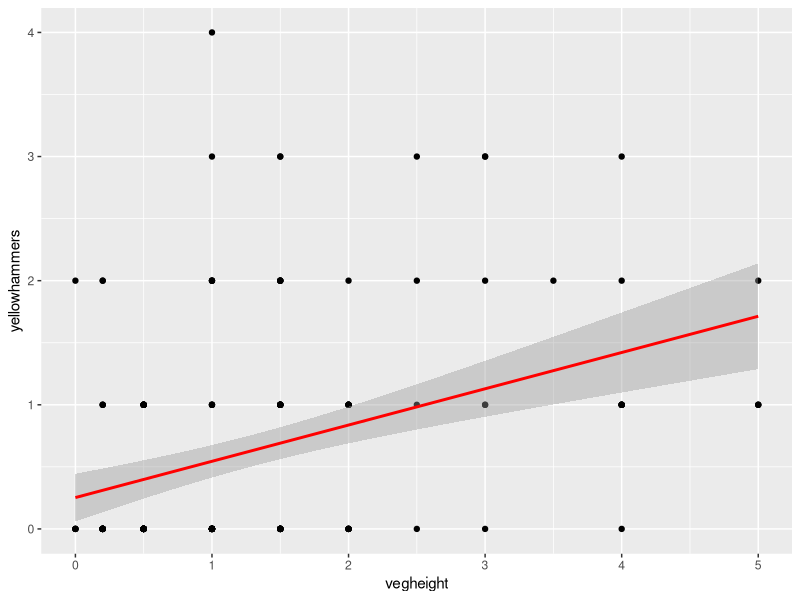
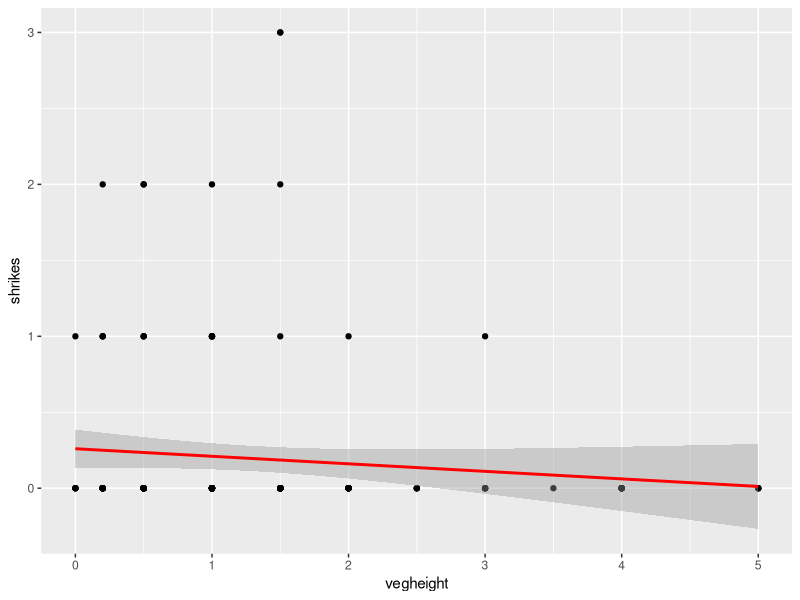
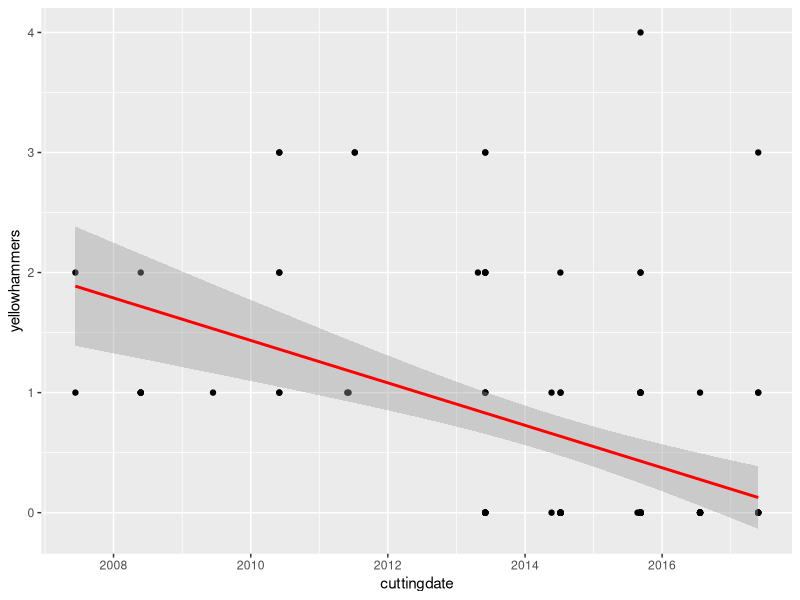
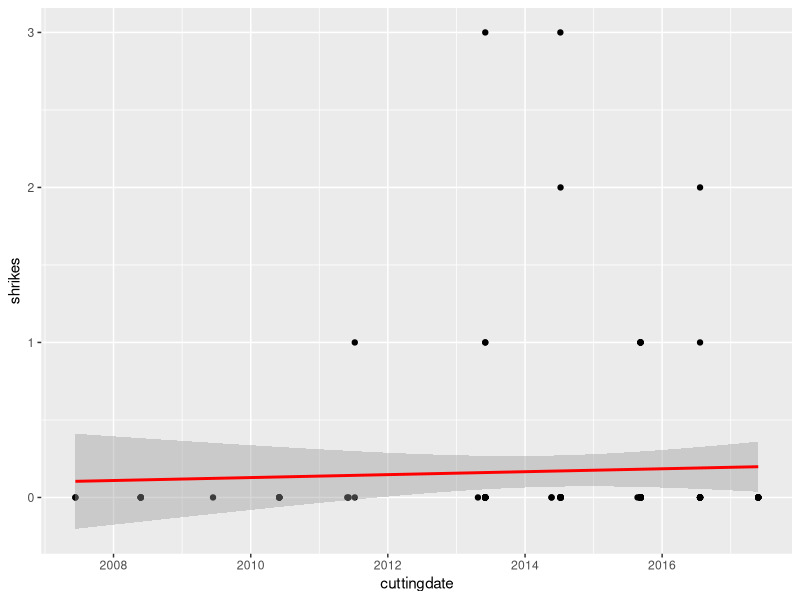
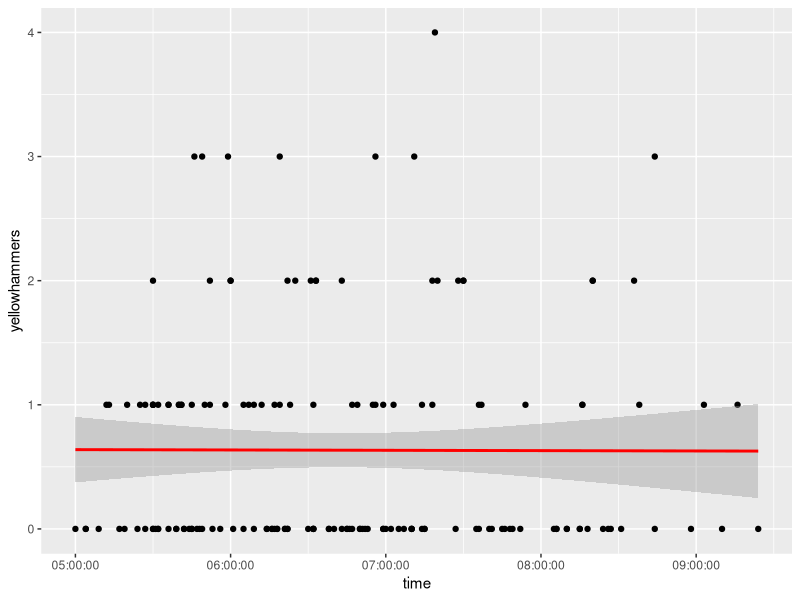
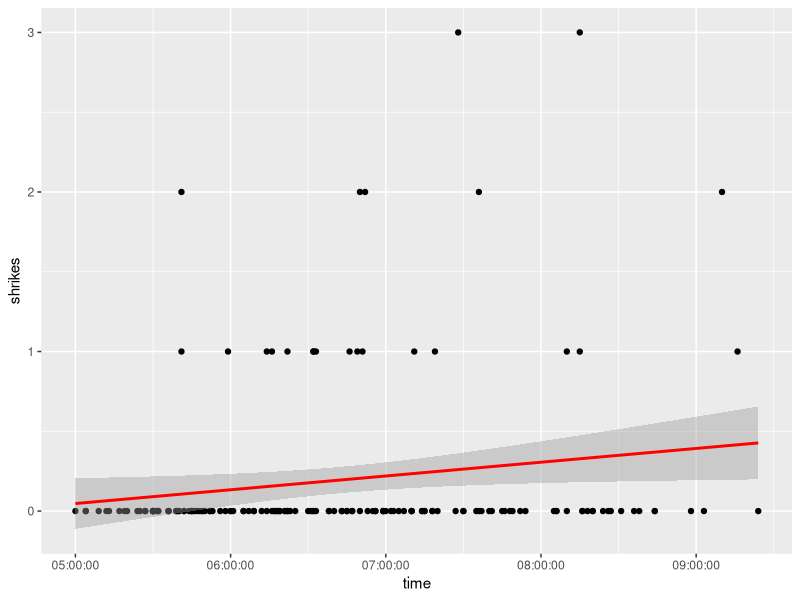
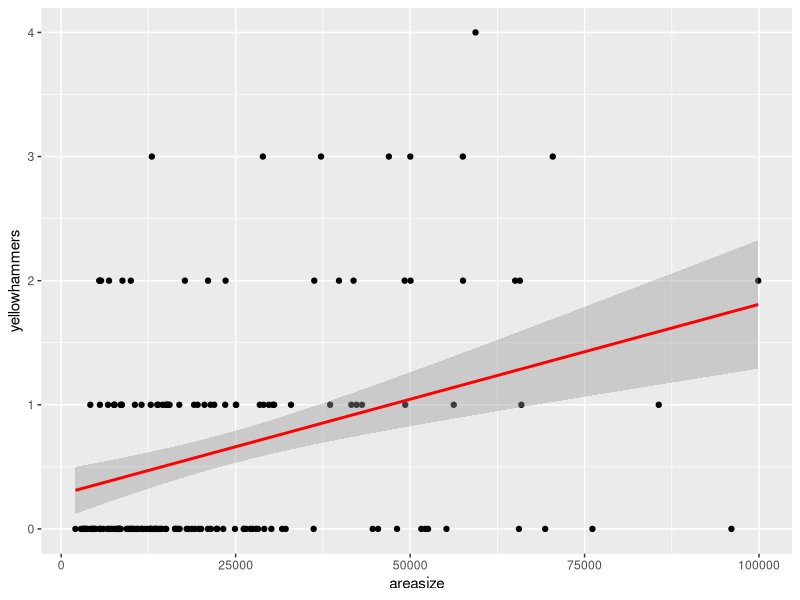
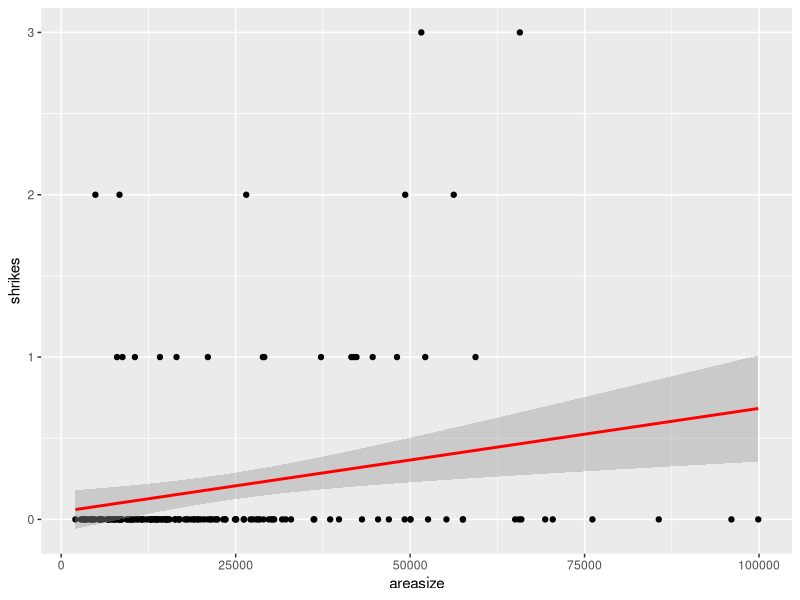

The R source for these figures, in order:
##############
## Packages ##
##############

install.packages("ggplot2")
install.packages("tidyverse")
install.packages("tibble")
install.packages("lubridate")
install.packages("lme4")
library(lubridate)
library(tibble)
library(ggplot2)
library(readr)
library(lme4)

##################
## Loading data ##
##################

observations_by_loc <- read_csv("observations_by_loc.csv",
                                col_types = cols(cuttingdate = col_date(format = "%d/%m/%Y"),
                                date = col_date(format = "%d/%m/%Y"),
                                vegheight = col_number()))

######################
## Data preparation ##
######################

observations_by_loc$yh_occ <- ifelse(observations_by_loc$yellowhammers > 0, 
                                     c("occupied"), c("unoccupied"))
observations_by_loc$rbs_occ <- ifelse(observations_by_loc$shrikes > 0, 
                                     c("occupied"), c("unoccupied"))
######################
## Data exploration ##
######################

# Scatterplots 
##############

# vegetationheight
YHvegH <- ggplot(observations_by_loc, aes(vegheight,yellowhammers))
YHvegH + geom_point() + geom_smooth(method = "lm", colour = "red")
RBSvegH <- ggplot(observations_by_loc, aes(vegheight,shrikes))
RBSvegH + geom_point() + geom_smooth(method = "lm", colour = "red")

# cuttingdate
YHccdate <- ggplot(observations_by_loc, aes(cuttingdate,yellowhammers))
YHccdate + geom_point() + geom_smooth(method = "lm", colour = "red")
RBSccdate <- ggplot(observations_by_loc, aes(cuttingdate,shrikes))
RBSccdate + geom_point() + geom_smooth(method = "lm", colour = "red")

# observation time
YHtime <- ggplot(observations_by_loc, aes(time,yellowhammers))
YHtime + geom_point() + geom_smooth(method = "lm", colour = "red")
RBStime <- ggplot(observations_by_loc, aes(time,shrikes))
RBStime + geom_point() + geom_smooth(method = "lm", colour = "red")

# area size
YHareas <- ggplot(observations_by_loc, aes(areasize,yellowhammers))
YHareas + geom_point() + geom_smooth(method = "lm", colour = "red")
RBSareas <- ggplot(observations_by_loc, aes(areasize,shrikes))
RBSareas + geom_point() + geom_smooth(method = "lm", colour = "red")

# spruce
YHspruce <- ggplot(observations_by_loc, aes(spruce,yellowhammers))
YHspruce + geom_point() + geom_smooth(method = "lm", colour = "red")
RBSspruce <- ggplot(observations_by_loc, aes(spruce,shrikes))
RBSspruce + geom_point() + geom_smooth(method = "lm", colour = "red")

# birch
YHbirch <- ggplot(observations_by_loc, aes(birch,yellowhammers))
YHbirch + geom_point() + geom_smooth(method = "lm", colour = "red")
RBSbirch <- ggplot(observations_by_loc, aes(birch,shrikes))
RBSbirch + geom_point() + geom_smooth(method = "lm", colour = "red")

# grass
YHgrass <- ggplot(observations_by_loc, aes(grass,yellowhammers))
YHgrass + geom_point() + geom_smooth(method = "lm", colour = "red")
RBSgrass <- ggplot(observations_by_loc, aes(grass,shrikes))
RBSgrass + geom_point() + geom_smooth(method = "lm", colour = "red")

# raspberry
YHraspberry <- ggplot(observations_by_loc, aes(raspberry,yellowhammers))
YHraspberry + geom_point() + geom_smooth(method = "lm", colour = "red")
RBSraspberry <- ggplot(observations_by_loc, aes(raspberry,shrikes))
RBSraspberry + geom_point() + geom_smooth(method = "lm", colour = "red")

# stones
YHstones <- ggplot(observations_by_loc, aes(stones,yellowhammers))
YHstones + geom_point() + geom_smooth(method = "lm", colour = "red")
RBSstones <- ggplot(observations_by_loc, aes(stones,shrikes))
RBSstones + geom_point() + geom_smooth(method = "lm", colour = "red")

# Barplots 
##########

# trees
YHtrees <- ggplot(observations_by_loc, aes(trees, fill = yh_occ))
YHtrees + geom_bar(position = "dodge")
RBStrees <- ggplot(observations_by_loc, aes(trees,fill = rbs_occ))
RBStrees + geom_bar(position = "dodge")

# vegetation height
YHvegHBar <- ggplot(observations_by_loc, aes(vegheight, fill = yh_occ))
YHvegHBar + 
  geom_histogram(position = "dodge", binwidth = 1) +
  theme_bw()
RBSvegHBar <- ggplot(observations_by_loc, aes(vegheight,fill = rbs_occ))
RBSvegHBar + geom_bar(position = "dodge", binwidth = 0.5)

# observation time
YHtimeBar <- ggplot(observations_by_loc, aes(time, fill = yh_occ))
YHtimeBar + geom_bar(position = "dodge", binwidth = 2400)
RBStimeBar <- ggplot(observations_by_loc, aes(time,fill = rbs_occ))
RBStimeBar + geom_bar(position = "dodge", binwidth = 2400)

# areasize
YHareasizeBar <- ggplot(observations_by_loc, aes(areasize, fill = yh_occ))
YHareasizeBar + geom_bar(position = "dodge", binwidth = 15000)
RBSareasizeBar <- ggplot(observations_by_loc, aes(areasize,fill = rbs_occ))
RBSareasizeBar + geom_bar(position = "dodge", binwidth = 20000)

# cuttingdate
YHccdateBar <- ggplot(observations_by_loc, aes(cuttingdate, fill = yh_occ))
YHccdateBar + geom_bar(position = "dodge", binwidth = 500)
RBSccdateBar <- ggplot(observations_by_loc, aes(cuttingdate,fill = rbs_occ))
RBSccdateBar + geom_bar(position = "dodge", binwidth = 500)

